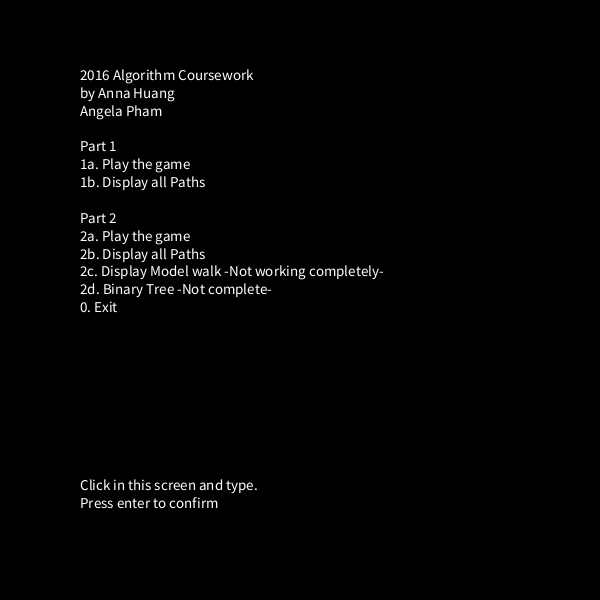
Frame 1 (no input)
Frame 60 (the mouse pressed at the canvas centre just before this capture): identical to frame 1, image omitted
Frame 120 (the mouse held since frame 60 and released just before this capture): identical to frame 1, image omitted

The Processing sketch that drew this single still picture (run headless with seeded random() and noise(); from frame 60 on, the mouse is pressed at the canvas centre):

// Processing sketch: Menu
// ── Menu.pde
/* Algorithm Coursework 2016      Name: Anna Huang (ma304ah) & Angela Pham (ma302ap)      Date: 22/2/16 */

//12 rows & col                  //counter: how many times user has played
int world_h = height/2, world_w = width/2, play1_counter = -1, play2_counter = -1;
String typing = "", letter = "";
boolean start = true, play1 = false, play2 = false, end = false, model = false, tree = false,
  record1 = false, record2 = false, rabbitTurn = false, cheetahTurn = false;

//\Declare classes/\\
Platform platform;
Rabbit rabbit;
Cheetah cheetah;
Stage stage;
Collision collision;
Data data;

//\Database structure/\\
//For play screen
ArrayQueue rab_queue, che_queue;
ArrayStack rab_stack, che_stack;
Linked_List link1[] = new Linked_List[50]; //for record score for Part 1
Linked_List link2[] = new Linked_List[50]; //for record store for Part 2
//For part 1
ArrayQueue rabQ1[] = new ArrayQueue[50];
ArrayQueue cheQ1[] = new ArrayQueue[50];
//for Part 2
ArrayQueue rabQ2[] = new ArrayQueue[50];
ArrayQueue cheQ2[] = new ArrayQueue[50];
BinaryTree binaryTree;

void debug(){
  println("start: "+start+" play1: "+play1+" end: "+end+" record1: "+record1+" play1_counter: "+play1_counter);
  //println("play1_counter: "+play1_counter+" Queue size: "+rab_queue.size());
}

void setup(){
  size(600, 600);
  stage = new Stage();
  platform = new Platform();
  rabbit = new Rabbit(275, 275);
  cheetah = new Cheetah(75, 75);
  rab_queue = new ArrayQueue();
  che_queue = new ArrayQueue();
  rab_stack = new ArrayStack();
  che_stack = new ArrayStack();
  collision = new Collision();
  data = new Data();
  binaryTree = new BinaryTree();
  
  for(int i = 0; i < 50; i++){
    link1[i] = new Linked_List();
    link2[i] = new Linked_List();
    rabQ1[i] = new ArrayQueue();
    cheQ1[i] = new ArrayQueue();
    rabQ2[i] = new ArrayQueue();
    cheQ2[i] = new ArrayQueue();
  }
  
  //Prep stack
  //null pointer if put in draw
  rab_stack.push(1);
  rab_stack.push(2);
  che_stack.push(1);
  che_stack.push(2);
  che_stack.push(3);
}

void draw(){
  if(start && end == false) stage.startScreen();
  if(play1 || play2) stage.playScreen();
  if(record1 && start == false) stage.recordScreen1();
  if(record2 && start == false) stage.recordScreen2();
  if(model && start == false) stage.modelWalk();
  if(tree && start == false) stage.displayTree();
  if(end) stage.endScreen();
  //debug();
}

//need this to be declared here else if key hold and C/R moves
void keyPressed(){
  //>--------------------Play Screen-------------------<//
  
  //check whose turn it is and turn end if 2 steps taken
  if(rabbitTurn == true && rab_stack.size() <= 2) rabbit.turn();
  if(cheetahTurn == true && che_stack.size() <= 3) cheetah.turn();
  
  //>-----------------User Input method-----------------<//
  
  // If the return key is pressed, save the String and clear it
  if(key == '\n'){
    letter = typing;
    typing = ""; //clear the string
  } else {
    // Otherwise, concatenate the String
    // Each character typed by the user is added to the end of the String variable.
    typing = typing + key; 
  }
}
// ── ArrayQueue.pde
class ArrayQueue {
  private int front, back;
  private Object[] array;
  public static final int max = 100;

  ArrayQueue(){
    front = 0;
    back = 0;
    array = new Object[max];
  }
  
  //is queue empty?
  public boolean isEmpty(){
    return ((back-front) == 0);
  }
  
  //return size
  public int size(){
    return (back-front);
  }
  
  public Object getFront(){
    return array[front];
  }

  public Object getBack(){
    return array[back];
  }

  //remove item from the front
  public void dequeue(){
    if(!isEmpty()){         //if queue not empty
      array[front] = null;  //remove front
      front++;
    } //else System.out.println("Queue is empty");
  }

  //adding item to the end
  public void enqueue(Object obj){
    if(back < max){      //if queue is not full
      array[back] = obj; //
      back++;
    } //else System.out.println("Queue is full");
  }
  
  //remove all items
  public void dequeueAll(){
    if(isEmpty() == false){
      for(int i = 0; i < back-front; i++){
        dequeue();
      }
    } //else println("Queue is empty");
    //println("Queue emptied complete");
    
    //reset so next items added will be added from queue[0]
    front = 0;
    back = 0;
  }
  
  //display the whole queue in a string
  public String display(){
    String str = "", temp = "";
    
    for(int i = front; i < back; i++){
      if(array[i] == null) break; //if empty break
      if(i != back-1) temp =  array[i] + " -> "; //if not last item, store array 
      
      //println so text won't go off screen but don't println if last item is mod of 8
      if(i%8 == 0 && i != back-1) temp = "\n" + array[i] + " -> ";
      
      //if last item or next item is null, don't put -->
      else if(i == back-1 || array[i+1] == null) temp = "" + array[i];
      str = str + temp; //append next array to string
    }
    return str;
  }
  
  //inherit into new queue
  public void inherit(ArrayQueue q1, ArrayQueue q2){
    for(int i = 0; i < q1.size(); i++) q2.enqueue(q1.array[i]); //add the items from old to new queue
  }
}
// ── ArrayStack.pde
import java.util.Arrays;

class ArrayStack {
   private Object[] array;
   private int count;
   public static final int MAX = 10;
  
   public ArrayStack(){
     array = new Object[MAX];
     count = 0;
   }
  
   public Object top(){ // returns last added element
     return array[count];
   }
  
   public void pop(){  // removes last added element
     array[count] = null;
     count--;
   }
  
   public void push(Object obj){  // add element to the stack
     array[count] = obj;
     count++;
   }
  
   public int size(){  // returns the size of the stack
     return count;
   }
  
   public boolean isEmpty(){  // checks if the stack is empty
     return (count == 0);
   }
  
   public void display(){
     System.out.println(Arrays.toString(array));
   }
}
// ── BinaryTree.pde
//https://www.youtube.com/watch?v=M6lYob8STMI - link to the tutorial I used
class BinaryTree {
  treeNode root, current, parent, newNode;

  boolean empty(){
    return (root == null);
  }

  //add new nodes to a tree
  void addNode(int data){
    newNode = new treeNode(data); //make a new treeNode with data

    //if no root, assign newNode as root
    if(empty()) root = newNode;
    else {
      current = root;

      while(true){
        parent = current;

        //check to see if node should be assigned to the left
        if(data < current.data){
          current = current.leftChild;
          
        //if leftchild has no children, move it to the left of the parent
          if(current == null){
            parent.leftChild = newNode;
            return;
          }
        }
        else {
          current = current.rightChild;
        //if rightchild has no children, move it to the right of the parent
          if(current == null){
            parent.rightChild = newNode;
            return;
          }
        }
      }//end while
    }
  }//end addNode

  //traverse the tree and print the nodes
  void inOrder(treeNode current){
    if(current != null){
      inOrder(current.leftChild); //traverse on the left side
      println(current); //print the current node visited
      inOrder(current.rightChild); //traverse the right side
    } 
  }

  //make a tree empty
  void close(){
    parent = null;
    root = null;
    current = null;
  }
  
  //Combines sub-trees into one whole binary tree
  BinaryTree combine(int v, BinaryTree t1, BinaryTree t2){
    BinaryTree newTree = new BinaryTree();
    treeNode root = new treeNode(v);

    newTree.root = root;
    println("Root: "+newTree.root);

    println("Left subtree:");
    newTree.inOrder(t1.root);

    println("Right subtree:");
    newTree.inOrder(t2.root);

    //empty the trees no longer needed
    t1.close();
    t2.close();
    return newTree;
  }
}

//creates a treeNode
class treeNode {
  int data;
  treeNode leftChild;
  treeNode rightChild;

  treeNode(int data){
    this.data = data;
  }

  //need this to print data and convert to string
  public String toString(){
    return data + " ";
  }
}
// ── Cheetah.pde
class Cheetah extends Rabbit {
  float x, y, w, h, speed = 50;
  
  Cheetah(float x, float y){
    super(x, y);
    this.x = x;
    this.y = y;
    w = 30;
    h = 30;
  }
  
  //controls for user
  private void userControls(){
    if(key=='d' || key=='D') x += speed; //moves right
    if(key=='a' || key=='A') x -= speed; //moves left
    if(key=='s' || key=='S') y += speed; //moves down
    if(key=='w' || key=='W') y -= speed; //moves up
    
    //only enable these controls if play2 true
    //allows cheetah to move diagonal
    if(play2){
      if(key=='q' || key=='Q'){
        x -= speed;
        y -= speed;
      }
      if(key=='e' || key=='E'){
        x += speed;
        y -= speed;
      }
      if(key=='z' || key=='Z'){
        x -= speed;
        y += speed;
      }
      if(key=='c' || key=='C'){
        x += speed;
        y += speed;
      }
    }
  }
  
  //generate random co-ordinate
  private void Random(){
    super.Random(); //inherit same method from rabbit class
  }
  
  //prevents cheetah from leaving screen
  private boolean boundary(){
    if(x < 20){
      x = 25;
      return true;
    }
    else if(x+w > width-14){
      x = width-25;
      return true;
    }
    else if(y < 20){
      y = 25;
      return true;
    }
    else if(y+h > height-142){
      y = height-175;
      return true;
    }
    else return false;
  }
  
  //for when its cheetah turn
  private void turn(){
    userControls(); //only allow player to move if their turn
    
    //check if collides with blocks and screen border
    if(collision.collide("cheetah", (int) x, (int) y) == false && boundary() == false){
      if(keyPressed == true && (key=='d' || key=='D') || (key=='s' || key=='S') 
        || (key=='a' || key=='A') || (key=='w' || key=='W') && cheetahTurn 
        || (play2 && (key=='q' || key=='Q') || (key=='e' || key=='E') || (key=='Z' || key=='z') || (key=='c' || key=='C'))){
        che_queue.enqueue(data.currentLoc((int)x, (int)y)); //add current position to queue
        che_stack.pop(); //remove 1 step
        
        //if 3 steps done, rabbits turn
        if(che_stack.isEmpty()){
          rabbitTurn = true;
          cheetahTurn = false;
          che_stack.push(1); //reset stacks
          che_stack.push(2);
          che_stack.push(3);
        }
      }
    }
  }
  
  private void display(){
    noStroke();
    fill(255,0,0);
    arc(x, y, w, h, QUARTER_PI, PI+HALF_PI+QUARTER_PI);
  }
}
// ── Collision.pde
class Collision {
  //12 by 12 grid
  //note to self: mirrored diagonal; not accurate \
  int matrix[][] = {
    {0,0,0,0,0,0,0,0,0,0,0,0}, //game info from 10th col
    {0,0,0,0,0,0,0,1,0,0,0,0},
    {0,0,1,0,0,0,0,0,0,0,0,0},
    {0,0,0,0,0,0,0,0,0,0,0,0}, 
    {0,0,0,0,0,0,0,0,0,0,0,0},
    {0,0,0,0,0,0,0,0,0,0,0,0}, 
    {0,0,0,0,0,0,0,0,0,0,0,0},
    {0,0,0,1,0,0,0,0,0,0,0,0},
    {0,0,0,0,0,0,0,0,0,0,0,0},
    {0,0,0,0,0,0,0,1,0,0,0,0}, 
    {0,0,1,0,0,0,0,0,0,0,0,0},
    {0,0,0,0,0,0,0,0,0,0,0,0} 
  };
  
  //Load a blocks for the grid
  public void loadMap(){
    for(int i = 0; i < width; i+=world_w){ 
      for(int j = 0; j < height; j+=world_h){
        //divide each x & y by width/height of each cell
        int a = i/world_w;
        int b = j/world_h;
        
        //create blocks
        if(matrix[a][b] == 1){
          fill(180,180,180);
          rect(i, j, world_w, world_h);
        }
      }
    }
  }
  
  //Checks if rabbit or cheetah collide with blocks
  private boolean collide(String type, int xpos, int ypos){
    xpos = xpos/world_w; //to get co-ordinates
    ypos = ypos/world_h;
    
    //if on a co-ordinate that's a block, prevent it from moving to that co-ordinate
    if(matrix[xpos][ypos] == 1){
      if(type == "rabbit"){
        if(key == CODED){
          if(keyCode == RIGHT) rabbit.x -= 50; 
          if(keyCode == LEFT) rabbit.x += 50; 
          if(keyCode == DOWN) rabbit.y -= 50; 
          if(keyCode == UP) rabbit.y += 50; 
        }
      }
      else if(type == "cheetah"){
        if(key=='d' || key=='D') cheetah.x -= 50; 
        if(key=='a' || key=='A') cheetah.x += 50; 
        if(key=='s' || key=='S') cheetah.y -= 50; 
        if(key=='w' || key=='W') cheetah.y += 50;
      }
      return true;
    }
    return false;
  }
}
// ── Data.pde
class Data {
  //Grab current location of rabbit or cheetah
  private String currentLoc(int x, int y){
    return ("("+(int)(x/world_w)+", "+(int)(y/world_h)+")");
  }
  
  //model a walk note: Doesn't work as intended
  public void displayModel(){
    String t[] = splitTokens(cheQ2[0].display(), ", ( ) ->"); //split items that aren't int
    ArrayList <Integer> arrayX = new ArrayList <Integer> ();
    ArrayList <Integer> arrayY = new ArrayList <Integer> ();
    int num[] = int(t);
    int xpos = 0, ypos = 0;
  
    //background(0);
    for(int i = 0; i < t.length; i++){ //Split it into 2 arrays: one for x and y co-ordinate
      //int temp = Integer.parseInt(t[i].trim());
      if(i % 2 == 0) arrayX.add(num[i]); //if odd, add to arrayX
      else arrayY.add(num[i]);           //else to arrayY
    }
    //System.out.println("num:"+Arrays.toString(num));
    //println("x:"+arrayX+"y:"+arrayY);
    
    int n = -1;
    boolean button = false;
    for(int i = 0; i < width; i+=world_w){
      for(int j = 0; j < height; j+=world_h){
        n++;
        if(n >= arrayX.size() || n >= arrayY.size()){
          button = true; //if 
        }
        if(play2_counter > -1 && button == false){
          xpos = arrayX.get(n) * world_w; //get last number and mulitiply to get co-ordinates
          ypos = arrayY.get(n) * world_h;
        }
        //println("x: "+xpos+" y: "+ypos);
        
        noStroke();
        //fill in rect where C or R has been at
        if(i >= xpos && (i-30) <= xpos && j >= ypos && (j-30) <= ypos){
          fill(0, 0, 255); //<<----bug: Only fills out the last co-ordinate instead of all
        }
        else noFill();
        rect(i, j, world_w, world_h); //create rectangle
      }
    }
  }
  
  //Find the shortest length of a path
  public int shortQ(String type){
    int num = -1;
    int smallest = -1;
    
    //if only one game played, return 0 as queue[0] only available
    if(play2_counter == 0) return num = 0; 
    
    for(int i = 0; i < play2_counter; i++){
      //if current queue's size greater than next queue's size, add next queue's size
      //so then will return smallest queue length
      if(type == "rabbit" && rabQ2[i].size() > rabQ2[i+1].size()){
        
        //if next queue's size less than current smallest, change smallest
        //This makes sure to check past queues that could be smaller than next queue's size
        //I did OR smallest = -1 so as when smallest hasn't been added, add next queue's size to smallest
        if(rabQ2[i+1].size() < smallest || smallest == -1){
          num = i+1;
          smallest = rabQ2[i].size();
        }
      }
      else if(type == "cheetah" && cheQ2[i].size() > cheQ2[i+1].size()){
        if(cheQ2[i+1].size() < smallest || smallest == -1){
          num = i+1;
          smallest = cheQ2[i].size();
        }
      }
    }
    return num;
  }
}
// ── Linked_List.pde
//ref:https://www.youtube.com/watch?v=195KUinjBpU - link to the tutorial I used
public class Linked_List {
  private Node head = null;
  private int count = 0;
  
  public boolean isEmpty(){ //return whether it's empty
    return (head == null);
  }
  
  public int size(){ //return size of linked list
    return count;
  }
  
  public Node getHead(){ //return first node
    return head;
  }
  
  //creating/inserting nodes before head
  public void insert(Object rabPath, Object chePath){
    Node newNode = new Node(rabPath, chePath); //make new node
    newNode.next = head;   //newNode.next point to previous node
    head = newNode;        //new Node is the head now
    count++;               //increase size
  }
  
  //remove from head
  public void Remove(){
    head = head.next; //change next item to head
    count--; //decrease size
  }
  
  //print the list
  public String display(){
    Node temp = head;
    String str = "";
    
    //if node not = null
    while(temp != null){
      str = "Rabbit Path: "+temp.rabPath + "\n" + "Cheetah Path: "+temp.chePath; //print current node
      temp = temp.next; //check next node
      //count++; //add each time if there is a node
    }
    return str;
  }
}

//------------Node Class------------//
public class Node {
  public Object rabPath, chePath;
  public Node next; //this is needed for reference next node
  
  //used for insert function
  public Node(Object rabPath, Object chePath){
    this.rabPath = rabPath;
    this.chePath = chePath;
    next = null;
  }
  
  //main Constructor
  public Node(Object rabPath, Object chePath, Node next){
    this.rabPath = rabPath;
    this.chePath = chePath;
    this.next = next;
  }
}
// ── Platform.pde
class Platform {
  public void displayGrid(){
    background(0);
    for(int i = 0; i < width; i+=world_w){ 
      for(int j = 0; j < height; j+=world_h){ 
        noFill();
        rect(i, j, world_w, world_h); //create rectangle
        
        stroke(0,180,0); //makes line yellow
        line(0, j, height, j); //create line for row
      }
      stroke(250,200,0); //makes line green
      line(i, 0, i, width); //create line for col
    }
  }
  
  public void displayInfo(){
    //creates box to display info
    fill(0);
    stroke(255);
    rect(4, height-130, width-10, 120);
    
    //info...
    fill(255);
    textSize(20);
    
    if(rabbitTurn){ //info for when rabbit's turn
      text("Rabbit's turn", 10, height-100);
      text(rab_stack.size()+" step left", 10, height-75); //include how many steps left
      if(play1 && rab_queue.size() == 1){
        text("Use arrow keys to move", 10, height-50); //display controls only once
      }
    }
    
    if(cheetahTurn){ //info for when cheetah's turn
      text("Cheetah's turn", 10, height-100);
      text(che_stack.size()+" step left", 10, height-75);
      if(play1 && che_queue.size() == 1){
        text("Use 'w', 's', 'a', 'd' to move", 10, height-50);
      }
    }
    
    if(play2 && che_queue.size() == 1){ //info for when cheetah's turn && play2
      text("Use 'w', 's', 'a', 'd' to move", 10, height-50);
      text("Use 'q', 'e', 'z', 'c' to move diagonally", 10, height-25);
    }
  }
}
// ── Rabbit.pde
class Rabbit {
  float x, y, w, h, speed = 50;
  boolean done;
  
  Rabbit(float x, float y){
    this.x = x; 
    this.y = y;
    w = 28;
    h = 28;
  }
  
  //controls for user
  private void userControls(){
    if(key == CODED){
      if(keyCode == RIGHT) x += speed; //moves right
      if(keyCode == LEFT) x -= speed; //moves left
      if(keyCode == DOWN) y += speed; //moves down
      if(keyCode == UP) y -= speed; //moves up
    }
  }
  
  //generate random co-ordinate
  private void Random(){
    done = false; //reset everytime Random() is used
    
    while(done == false){ //(min, max-min)+min
      int rx = (int)random(25, width-25)+25;
      int ry = (int)random(25, height-155)+25;
      
      //if mod of 25, make new co-ordiantes
      //Made it not mod of 10 as not within grid or would appear between two cells
      if(rx % 25 == 0 && ry % 25 == 0 && rx % 10 != 0 && ry % 10 != 0){
        x = rx;
        y = ry;
        if(collision.matrix[(int)x/world_w][(int)y/world_h] != 1){ //if x & y not on a block
          if(!(rabbit.x+rabbit.w >= cheetah.x && rabbit.x <= cheetah.x+cheetah.w &&
            rabbit.y+rabbit.h >= cheetah.y && rabbit.y <= cheetah.y + cheetah.h)){ //if not same postion as cheetah
            done = true; //stop Random()
          }
        }
      }
    }
  }
  
  //prevents rabbit from leaving screen
  //note: change it to boolean as when adding co-ordinates,
  //adds even when colliding with screen border
  private boolean boundary(){
    if(x < 20){
      x = 25;
      return true;
    }
    else if(x+w > width-14){
      x = width-25;
      return true;
    }
    else if(y < 20){
      y = 25;
      return true;
    }
    else if(y+h > height-142){
      y = height-175;
      return true;
    }
    else return false;
  }
  
  //for when its rabbits turn - Part 1
  private void turn(){
    userControls(); //only allow player to move if their turn
    
    //check if collides with blocks and screen border
    if(collision.collide("rabbit", (int) x, (int) y) == false && boundary() == false){
      if(keyPressed == true && key == CODED && rabbitTurn){
        rab_queue.enqueue(data.currentLoc((int)x, (int)y)); //add current position to queue
        rab_stack.pop(); //remove 1 step
        //Doesn't crash because it's in void KeyPressed
        
        //if 2 steps done, cheetahs turn
        if(rab_stack.isEmpty()){
          cheetahTurn = true;
          rabbitTurn = false;
          rab_stack.push(1); //reset steps
          rab_stack.push(2);
        }
      }
    }
  }
  
  //For part 2 when it's rabbit's turn
  //Has to be separate as this has to within draw()
  private void turn2(){
    boolean moved = false;
    int temp = (int) random(1, 4)+1; //take a random integer
    
    //make the rabbit move randomly
    switch(temp){
      case 1: x += speed; moved = true;
        break;
      case 2: x -= speed; moved = true;
        break;
      case 3: y += speed; moved = true;
        break;
      case 4: y -= speed; moved = true;
        break;
    }
    //println("x: "+x+" y: "+y+" posx: "+x/world_w+" posy: "+y/world_h);
    
    //check if collides with blocks and screen border
    if(collision.collide("rabbit", (int) x, (int) y) == false && boundary() == false){
      if(moved && rabbitTurn){
        rab_queue.enqueue(data.currentLoc((int)x, (int)y)); //add current position to queue
        rab_stack.pop(); //remove 1 step
        
        //if 2 steps done, cheetahs turn
        if(rab_stack.isEmpty()){
          cheetahTurn = true;
          rabbitTurn = false;
          rab_stack.push(1); //reset stacks
          rab_stack.push(2);
          moved = false;
        }
      }
    }
  }
  
  private void display(){
    fill(255);
    noStroke();
    ellipse(x, y, w, h);
  }
}
// ── Stage.pde
//http://learningprocessing.dreamhosters.com/examples/chapter-18/example-18-1/
//Above link to code for user input example
class Stage {
  void startScreen(){
    final String TITLE = 
      "2016 Algorithm Coursework\nby Anna Huang\nAngela Pham\n\n"+
      "Part 1\n\t1a. Play the game\n\t1b. Display all Paths\n"+
      "\nPart 2\n\t2a. Play the game\n\t2b. Display all Paths\n"+
      "\t2c. Display Model walk -Not working completely-\n\t2d. Binary Tree -Not complete-\n\t0. Exit";
    
    background(0);
    textSize(15);
    text(TITLE, 80, 80);
    text("Click in this screen and type. \nPress enter to confirm", 80, 490);
    text(typing, 80, 540); //display what user is currently typing
    
    //change to next screen
    switch(letter){
      case "1a": start = false; play1 = true; rabbitTurn = true; //divert to play screen
        break;
      case "1b": start = false; record1 = true; letter = ""; //divert to data stored
        break;
      case "2a": start = false; play2 = true; cheetahTurn = true; //divert to play screen part 2
        break;
      case "2b": start = false; record2 = true; letter = ""; //divert to data stored
        break;
      case "2c": start = false; model = true; letter = ""; //divert to model walk - not working properly
        break;
      case "2d": start = false; tree = true; letter = ""; //divert to binary tree - not working at all
        break;
      case "0": exit();
    }
  }//>---------------------------------------end start screen--------------------------------------------<//
  
  //play screen
  //note: Originally 2 playscreens. Made only one play screen since for both are almost the same
  void playScreen(){
    //display and load functions
    platform.displayGrid();
    platform.displayInfo();
    rabbit.display();
    cheetah.display();
    collision.loadMap();
    
    //add first co-ordinates
    if(rab_queue.isEmpty()) rab_queue.enqueue(data.currentLoc((int)rabbit.x, (int)rabbit.y));
    if(che_queue.isEmpty()) che_queue.enqueue(data.currentLoc((int)cheetah.x, (int)cheetah.y));
    
    //if cheetah catches rabbit?
    if(rabbit.x+rabbit.w >= cheetah.x && rabbit.x <= cheetah.x+cheetah.w &&
      rabbit.y+rabbit.h >= cheetah.y && rabbit.y <= cheetah.y + cheetah.h){
      
      //turn controls off
      rabbitTurn = false;
      cheetahTurn = false;
      
      if(play1){
        play1_counter++;
        //make another queue and copy items from existing queue
        rabQ1[play1_counter].inherit(rab_queue, rabQ1[play1_counter]);
        cheQ1[play1_counter].inherit(che_queue, cheQ1[play1_counter]);
          
        //store both into linked list so can be displayed later in record
        link1[play1_counter].insert(rabQ1[play1_counter].display(), cheQ1[play1_counter].display());
        play1 = false;
      }
      else if(play2){
        play2_counter++;
        //make another queue and copy items from existing queue
        rabQ2[play2_counter].inherit(rab_queue, rabQ2[play2_counter]);
        cheQ2[play2_counter].inherit(che_queue, cheQ2[play2_counter]);
        
        //store both into linked list so can be displayed later in record
        link2[play2_counter].insert(rabQ2[play2_counter].display(), cheQ2[play2_counter].display());
        play2 = false;
      }
      end = true; //change to End Screen
    }
    //if part 2, let rabbit move by itself but check if rabbit got caught first
    else if(play2 && rabbitTurn == true && rab_stack.size() <= 2) rabbit.turn2();
  }//>-----------------------------------------end play screen----------------------------------------------<//
  
  void endScreen(){
    background(0);
    textSize(13);
    //Display paths
    text("Rabbit path: \n"+rab_queue.display(), 50, 200);
    text("Cheetah path: \n"+che_queue.display(), 50, 350);
    
    textSize(20);
    text("Game Over", 220, 100);
    text("Press enter to exit to main screen", 120, 150);
    
    if(keyPressed && key == '\n'){
      //reset Cheetah & Rabbit including queues
      rabbit.Random();
      if(rabbit.done) cheetah.Random(); //wait until rabbit done resetting first or will crash
      che_queue.dequeueAll(); //empty the queues
      rab_queue.dequeueAll();
      
      //reset stacks
      //need this for when eg: cheetah catches rabbit and cheetah.size() != 0 then stack won't reset
      if(rab_stack.size() < 2){
        int temp = rab_stack.size(); //store current stack size
        temp = 2 - temp;             //max - current stack size
        for(int i = 0; i < temp; i++) rab_stack.push(1); //add remainder stacks
      }
      if(che_stack.size() < 3){
        int temp = che_stack.size(); //store current stack size
        temp = 3 - temp;             //max - current stack size
        for(int i = 0; i < temp; i++) che_stack.push(1); //add remainder stacks
      }
      end = false; //change to Start Screen again
      start = true;
    }
  }//>------------------------------------------------end End screen-------------------------------------------------<//
  
  //Part 1 of cw
  void recordScreen1(){
    boolean appear = false;
    background(0);
    textSize(16);
    
    if(play1_counter == 0) text("Only 1 record available. Enter 0 to view"+
      "\nEnter 'e' to exit to main screen", 50, 80);
      
    else if(play1_counter > 0) text("Enter number any integer from 0 to "+play1_counter+
      " to view game data\nEnter 'e' to exit to main screen", 50, 80);
      
    else text("No data. Play the game first!\nEnter 'e' to exit to main screen", 50, 80);
    text(typing, 70, 200); //display what use is currently typing
    
    textSize(13);
    //change back to main screen or display data according to whats inputted in
    switch(letter){
      case "e": record1 = false; start = true; //change to Start Screen
        break;
      default: //display all game data (linkedList)
        try {
          if(key=='\n' && letter != ""){
            appear = !appear;
            int numBuffer = Integer.parseInt(letter); //convert string to int
            if(appear) text(link1[numBuffer].display(), 50, 140);
          }
        }
        catch(Exception e){ //catch the exception of when letter isn't an int
          text("Enter an integer!", 50, 140);
        }
    }
  }//>-------------------------------------------end record1 screen-------------------------------------------<//
  
  //Part 2 of cw
  void recordScreen2(){
    boolean appear = false;
    background(0);
    textSize(16);
    
    if(play2_counter == 0) text("Only 1 record available. Enter 0 to view"+
      "\nTo display shortest length for R or C enter 'sr' or 'sc'"+
      "\nEnter 'e' to exit to main screen", 50, 80);
      
    else if(play2_counter > 0) text("Enter number any integer from 0 to "+play2_counter+
      " to view game data\nTo display shortest length for R or C enter 'sr' or 'sc'"+
      "\nEnter 'e' to exit to main screen", 50, 80);
      
    else text("No data. Play the game first!\nEnter 'e' to exit to main screen", 50, 80);
    text(typing, 70, 200); //display what use is currently typing
    
    textSize(13);
    //change back to main screen or display data according to whats inputted in
    switch(letter){
      case "e": record2 = false; start = true; //Change to Start Screen
        break;
      case "sr": //display shortest length for rabbit
        if(key=='\n' && letter != ""){
          appear = !appear; //makes sure to display or not depending on key press
          int num = data.shortQ("rabbit"); //find shortest length for rabbit
          if(appear && num != -1) text("Shortest Length for rabbit:\nGame "+(num+1)+":\n"+rabQ2[num].display(), 50, 160);
        }
        break;
        
      case "sc": //display shortest length for cheetah
        if(key=='\n' && letter != ""){
          appear = !appear; 
          int num = data.shortQ("cheetah"); //find shortest length for cheetah
          if(appear && num != -1) text("Shortest Length for cheetah:\nGame "+(num+1)+":\n"+cheQ2[num].display(), 50, 160);
        }
        break;
        
      default: //display all game data (linkedList)
        try {
          if(key=='\n' && letter != ""){
            appear = !appear; //makes sure to display or not depending on key press
            int numBuffer = Integer.parseInt(letter); //convert string to int
            if(appear) text(link2[numBuffer].display(), 50, 160); //display only if true
          }
        }
        catch(Exception e){ //catch the exception of when letter isn't an int
          text("Enter an integer! OR 'sr', 'sc'", 50, 160);
        }
    }//end switch
  }//>-------------------------------------------end record2 screen-------------------------------------------<//
  
  void displayTree(){
    background(0);
    boolean appear = false; 
    
    int num = data.shortQ("rabbit"); //find shortest length for rabbit
    //binaryTree.addNode(cheQ2[num].display()); //<<--issue: need to get only integer
    
    textSize(18);
    if(play2_counter == 0) text("Only 1 record available. Enter 0 to view"+
      "\nEnter 'e' to exit to main screen", 50, 80);
      
    else if(play2_counter > 0) text("Enter number any integer from 0 to "+play2_counter+
      " to view game data\nEnter 'e' to exit to main screen", 50, 80);
      
    else text("No data. Play the game first!\nEnter 'e' to exit to main screen", 50, 80);
    text(typing, 70, 200); //display what use is currently typing
    
    textSize(13);
    //change back to main screen or display data according to whats inputted in
    switch(letter){
      case "e": tree = false; start = true; //change to Start Screen
        break;
      default: 
        try {
          if(key=='\n' && letter != ""){
            appear = !appear;
            int numBuffer = Integer.parseInt(letter); //convert string to int
            //if(appear) binaryTree.combine(); <<<-
          }
        }
        catch(Exception e){ //catch the exception of when letter isn't an int
          text("Enter an integer!", 50, 140);
        }
    }
  }//>-------------------------------------------end displayTree screen-------------------------------------------<//
  
  //Modelling the walk - Note: Doesn't work as intended...
  void modelWalk(){
    boolean appear = false;
    platform.displayGrid();
    
    switch(letter){
      case "e": model = false; start = true; //exit screen
        break;
      default: //whatever number entered, display the queue for it
        try {
          if(key=='\n' && letter != ""){
            appear = !appear;
            if(appear){
              int numBuffer = Integer.parseInt(letter.trim()); //convert string to int
              data.displayModel(); //display walk <<-----bug: only displays last co-ordinate
            }
          }
        }
        catch(Exception e){ //catch the exception of when letter isn't an int
          println("Enter an int!");
        }
    }
    
    //creates box to display info
    fill(0);
    stroke(255);
    rect(4, height-130, width-10, 120);
    
    fill(255);
    textSize(18);
    if(play2_counter >= 0) text("Enter number any integer from 0 to "+play2_counter+
      "\nEnter 'e' to exit screen", 10, height-100);
    else text("No data. Play the game first!\nEnter 'e' to exit to main screen", 10, height-100);
    text(typing, 10, height-25); //display what user is typing
  }
}
